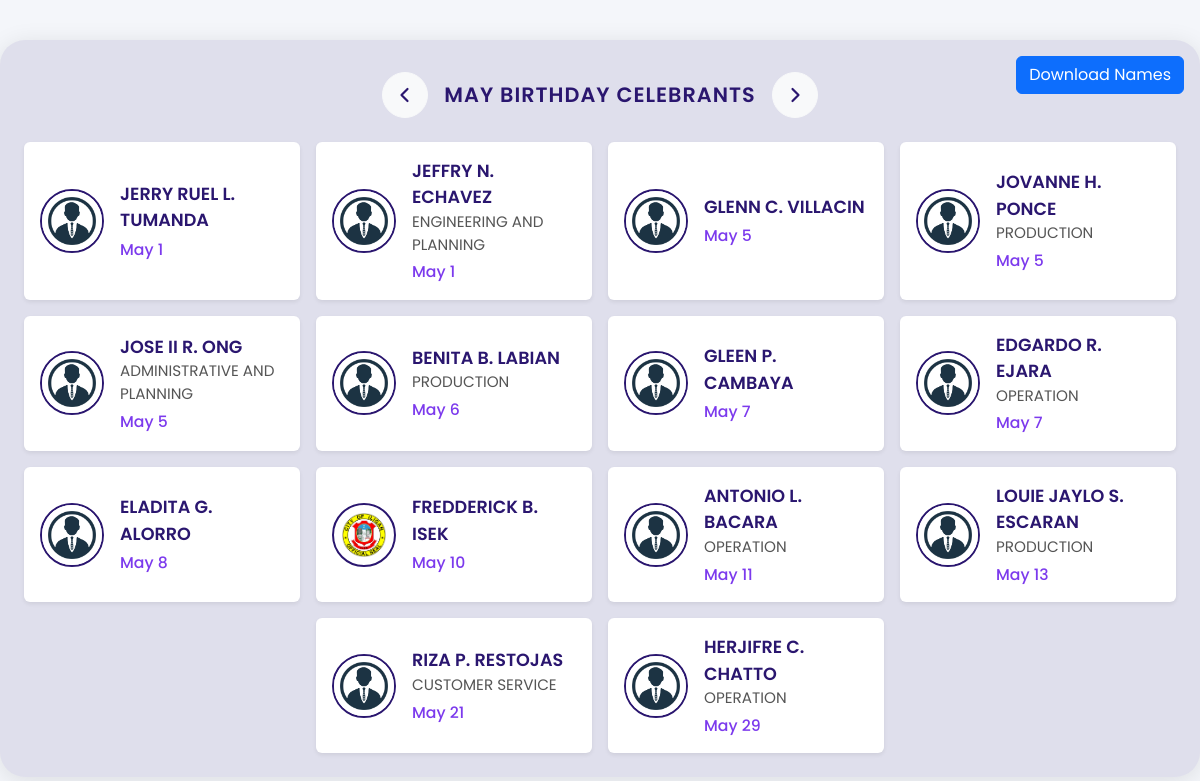
The page /src/hero/birthday.php on the database as committed earlier.
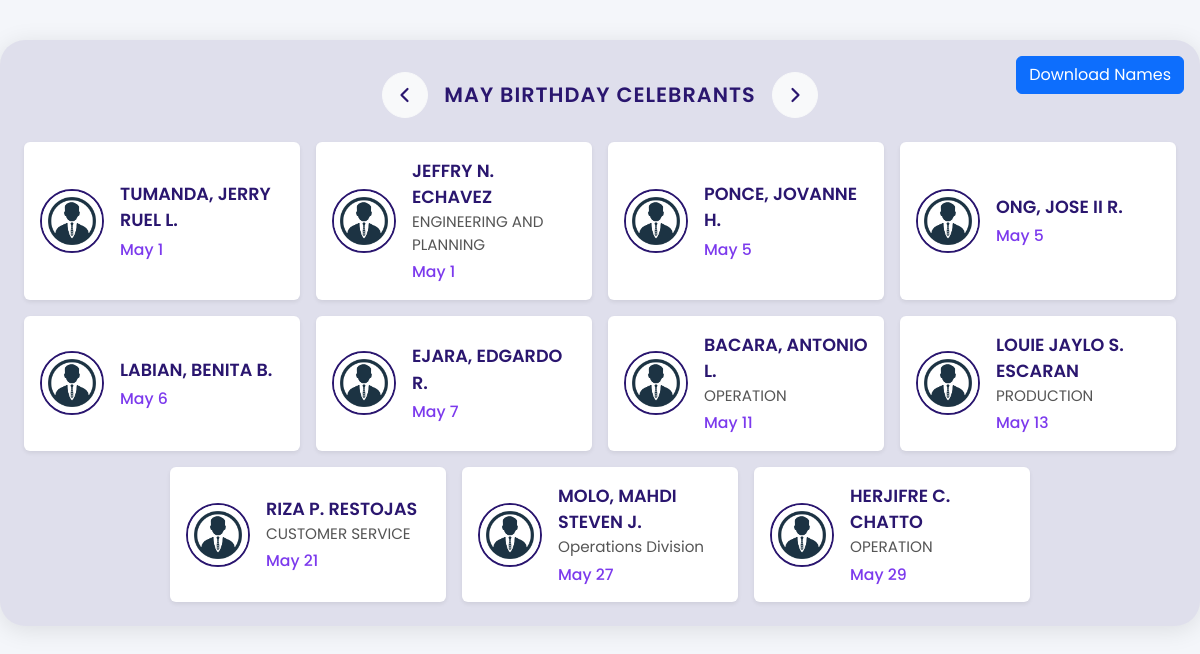
The same page on the database as committed later.
### tables this page shows
CREATE TABLE `personnel` (
  `personnel_id` int(5) NOT NULL,
  `Emp_No` varchar(100) NOT NULL,
  `emp_type` enum('Regular','Job Order','Contract') NOT NULL,
  `emp_status` enum('Active','Inactive') NOT NULL,
  `full_name` varchar(255) DEFAULT NULL,
  `position` varchar(255) DEFAULT NULL,
  `unit` varchar(100) NOT NULL,
  `section` varchar(100) NOT NULL,
  `team` varchar(255) NOT NULL,
  `operator` varchar(255) NOT NULL,
  `division` varchar(255) DEFAULT NULL,
  `contact_number` bigint(11) DEFAULT NULL,
  `sex` enum('Male','Female') DEFAULT NULL,
  `birthdate` date DEFAULT NULL,
  `address` varchar(255) DEFAULT NULL,
  `profile_picture` varchar(255) NOT NULL,
  `createdAt` timestamp NOT NULL DEFAULT current_timestamp() ON UPDATE current_timestamp(),
  `updatedAt` timestamp NOT NULL DEFAULT current_timestamp() ON UPDATE current_timestamp()
);

### src/hero/birthday.php (the view, shortened to what this page needs)
<?php
include_once __DIR__ . '/../../backend/db.php';
$personnel = [];
$sql = "SELECT full_name, birthdate, division, profile_picture, personnel_id
        FROM personnel
        WHERE emp_status = 'Active'
        ORDER BY MONTH(birthdate) DESC, DAY(birthdate) ASC";
$result = $conn->query($sql);
if ($result && $result->num_rows > 0) {
    while ($row = $result->fetch_assoc()) {
        $personnel[] = $row;
    }
} else {
    $error = $conn->error ? "Database Error: {$conn->error}" : "No personnel found.";
}
?>
<!DOCTYPE html>
<html>
<head>
<link href="https://cdn.jsdelivr.net/npm/bootstrap@5.3.0/dist/css/bootstrap.min.css" rel="stylesheet">
</head>
<body>
<div class="birthday-announcement position-relative">
    <button class="btn btn-primary position-absolute top-0 end-0 m-3"
        onclick="downloadCelebrantNames()">
        Download Names
    </button>
    <div class="d-flex align-items-center justify-content-center gap-3 mb-4">
        <button id="prevMonth" class="btn btn-light rounded-circle p-2 d-flex align-items-center justify-content-center" type="button">
            <svg width="28" height="28" viewBox="0 0 28 28" fill="none" xmlns="http://www.w3.org/2000/svg" aria-hidden="true">
                <path d="M16.5 20L10.5 14L16.5 8" stroke="#2a166f" stroke-width="2.2" stroke-linecap="round" stroke-linejoin="round"/>
            </svg>
        </button>
        <span id="monthLabel" class="text-nowrap">BIRTHDAY CELEBRANTS</span>
        <button id="nextMonth" class="btn btn-light rounded-circle p-2 d-flex align-items-center justify-content-center" type="button">
            <svg width="28" height="28" viewBox="0 0 28 28" fill="none" xmlns="http://www.w3.org/2000/svg" aria-hidden="true">
                <path d="M11.5 8L17.5 14L11.5 20" stroke="#2a166f" stroke-width="2.2" stroke-linecap="round" stroke-linejoin="round"/>
            </svg>
        </button>
    </div>
    <div class="row g-3 justify-content-center" id="celebrantsList">
        <?php foreach ($personnel as $person):
            $monthNum = date('n', strtotime($person['birthdate'])) - 1;
            $day = date('j', strtotime($person['birthdate']));
            $month = date('F', strtotime($person['birthdate']));
            $uploadDir = __DIR__ . '/../../uploads/';
            $webUploadDir = '../../uploads/';
            $defaultPic = '../../assets/profile.jpg';
            $profilePicBase = 'profile_' . $person['personnel_id'];
            $profilePicPathJpg = $uploadDir . $profilePicBase . '.jpg';
            $profilePicPathPng = $uploadDir . $profilePicBase . '.png';
            $profilePicWebJpg = $webUploadDir . $profilePicBase . '.jpg';
            $profilePicWebPng = $webUploadDir . $profilePicBase . '.png';
            if (file_exists($profilePicPathJpg)) {
                $profilePic = $profilePicWebJpg;
            } elseif (file_exists($profilePicPathPng)) {
                $profilePic = $profilePicWebPng;
            } else {
                $profilePic = $defaultPic;
            }
        ?>
        <div class="col-12 col-md-3 celebrant-card" data-month="<?php echo $monthNum; ?>">
            <div class="card shadow-sm border-0 h-100">
                <div class="card-body d-flex align-items-center gap-3">
                    <img class="profile-pic-icon" src="<?php echo htmlspecialchars($profilePic); ?>" alt="Profile">
                    <div>
                        <div class="celebrant-name"><?php echo htmlspecialchars($person['full_name']); ?></div>
                        <div class="celebrant-division"><?php echo htmlspecialchars($person['division']); ?></div>
                        <div class="celebrant-date"><?php echo $month . ' ' . $day; ?></div>
                    </div>
                </div>
            </div>
        </div>
        <?php endforeach; ?>
    </div>
</div>
</body>
</html>

### src/hero/birthday.php (style rules this page uses)
body { background: #f4f6fa; font-family: 'Poppins', sans-serif; }
.birthday-announcement { max-width: 1500px; margin: 40px auto; background: rgba(42, 22, 111, 0.10); border-radius: 25px; box-shadow: 0 4px 24px rgba(0,0,0,0.10); padding: 32px 24px 24px 24px; position: relative; }
#monthLabel { font-size: 1.3rem; font-weight: 600; color: #2a166f; letter-spacing: 1px; }

Rows that differ between the two databases and show on the page:
removed personnel: full_name "JERRY RUEL L. TUMANDA", birthdate "May", birthdate "1"
removed personnel: full_name "GLENN C. VILLACIN", birthdate "May", birthdate "5"
removed personnel: full_name "JOVANNE H. PONCE", division "PRODUCTION", birthdate "May", birthdate "5"
removed personnel: full_name "JOSE II R. ONG", division "ADMINISTRATIVE AND PLANNING", birthdate "May", birthdate "5"
removed personnel: full_name "BENITA B. LABIAN", division "PRODUCTION", birthdate "May", birthdate "6"
removed personnel: full_name "GLEEN P. CAMBAYA", birthdate "May", birthdate "7"
removed personnel: full_name "EDGARDO R. EJARA", division "OPERATION", birthdate "May", birthdate "7"
removed personnel: full_name "ELADITA G. ALORRO", birthdate "May", birthdate "8"
removed personnel: shows a picture, full_name "FREDDERICK B. ISEK", birthdate "May", birthdate "10"
removed personnel: full_name "ANTONIO L. BACARA", division "OPERATION", birthdate "May", birthdate "11"
added personnel: full_name "TUMANDA, JERRY RUEL L.", birthdate "May", birthdate "1"
added personnel: full_name "PONCE, JOVANNE H.", birthdate "May", birthdate "5"
added personnel: full_name "ONG, JOSE II R.", birthdate "May", birthdate "5"
added personnel: full_name "LABIAN, BENITA B.", birthdate "May", birthdate "6"
added personnel: full_name "EJARA, EDGARDO R.", birthdate "May", birthdate "7"
added personnel: full_name "BACARA, ANTONIO L.", division "OPERATION", birthdate "May", birthdate "11"
added personnel: full_name "MOLO, MAHDI STEVEN J.", division "Operations Division", birthdate "May", birthdate "27"
